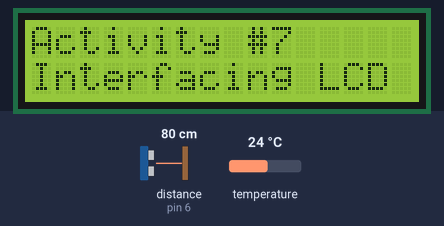
This sketch was run on a simulated Arduino Uno, built with avr-gcc and run on an emulated ATmega328P. Shown: 16×2 character LCD. Wiring (inferred from the names in the program): ultrasonic range finder: trigger pin 7; echo pin 6. Inputs (shaded band) come from the test bench; at power-on: distance to the obstacle (sensor on pin 6) 80 cm, temperature 24 °C. The echo pulse lasts 58.3 µs per cm.

Above: at 1.2 s.
1.3 s: distance to the obstacle (sensor on pin 6) set to 2 cm
At 15.2 s:
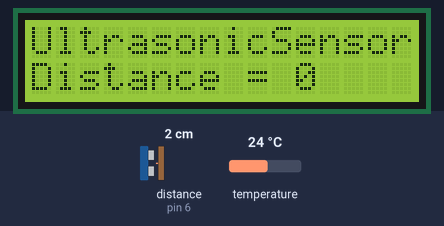
15.3 s: temperature set to 12 °C
At 21.7 s:
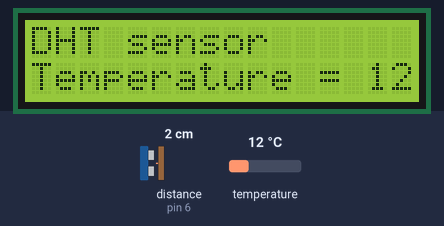
25.6 s: distance to the obstacle (sensor on pin 6) set to 4 cm
At 34.2 s:
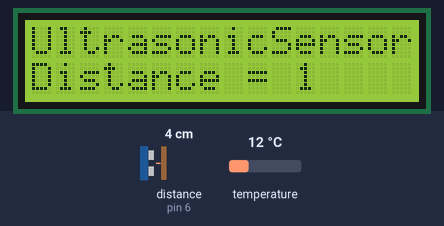
37.6 s: temperature set to 19 °C
At 49.5 s:
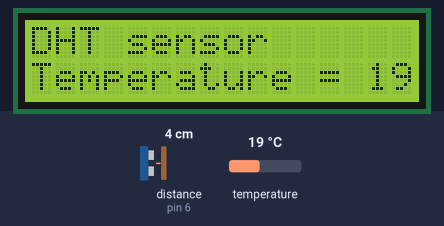
51.6 s: distance to the obstacle (sensor on pin 6) set to 9 cm
At 60.8 s:
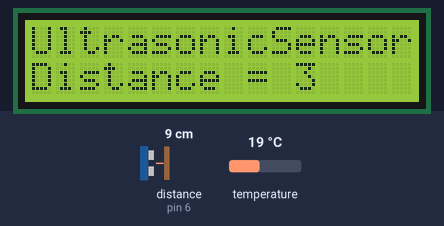
64.7 s: temperature set to 28 °C
At 76.0 s:
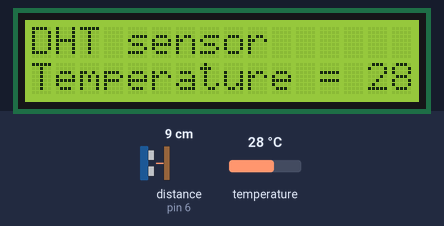
Timing chart, 0 to 77.5 s (numbered marks = the images above; inputs shaded):
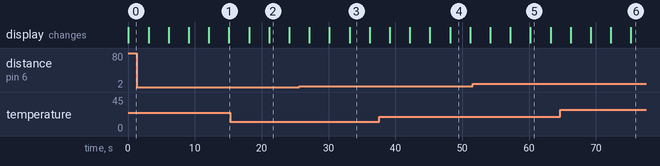

The sketch:

sketch_apr27a.ino
```cpp
#include <LiquidCrystal.h>
#include <Adafruit_Sensor.h>
#include <DHT.h>
#include <DHT_U.h>

#define DHTPIN 8

// Uncomment the type of sensor in use:
#define DHTTYPE    DHT11     // DHT 11
//#define DHTTYPE    DHT22     // DHT 22 (AM2302)
// #define DHTTYPE    DHT21     // DHT 21 (AM2301)
DHT_Unified dht(DHTPIN, DHTTYPE);
// initialize the library by associating any needed LCD interface pin
// with the arduino pin number it is connected to
const int rs = 12, en = 11, d4 = 5, d5 = 4, d6 = 3, d7 = 2;
LiquidCrystal lcd(rs, en, d4, d5, d6, d7);
const int trigPin = 7;
const int echoPin = 6;
long duration;
int distance;
void setup() {
  pinMode(trigPin, OUTPUT); // Sets the trigPin as an Output
  pinMode(echoPin, INPUT);
  Serial.begin(9600);
  // Initialize device.
  dht.begin();
    sensor_t sensor;
    dht.temperature().getSensor(&sensor);
  // set up the LCD's number of columns and rows:
  lcd.begin(16, 2);
}

void loop() {
    digitalWrite(trigPin, LOW);
  delayMicroseconds(2);
  // Sets the trigPin on HIGH state for 10 micro seconds
  digitalWrite(trigPin, HIGH);
  delayMicroseconds(10);
  digitalWrite(trigPin, LOW);
  // Reads the echoPin, returns the sound wave travel time in microseconds
  duration = pulseIn(echoPin, HIGH);
  // Calculating the distance
  distance= duration*0.0133/2;

    sensors_event_t event;
  dht.temperature().getEvent(&event);

  lcd.setCursor(0, 0);
  lcd.print("Activity #7");
  lcd.setCursor(0, 1);
  lcd.print("Interfacing LCD ");
  delay(3000);
  lcd.clear();

  lcd.setCursor(0, 0);
  lcd.print("DHT sensor");
  lcd.setCursor(0, 1);
  lcd.print("Temperature = ");
  lcd.print(event.temperature);
  delay(3000);
  lcd.clear();

  lcd.setCursor(0, 0);
  lcd.print("UltrasonicSensor");
  lcd.setCursor(0, 1);
  lcd.print("Distance = ");
  lcd.print(distance);
  delay(3000);
  lcd.clear();

}
```

Measured:
- what the display in image 2 shows lasts 3.0 s, from 21.1 s to 24.1 s
